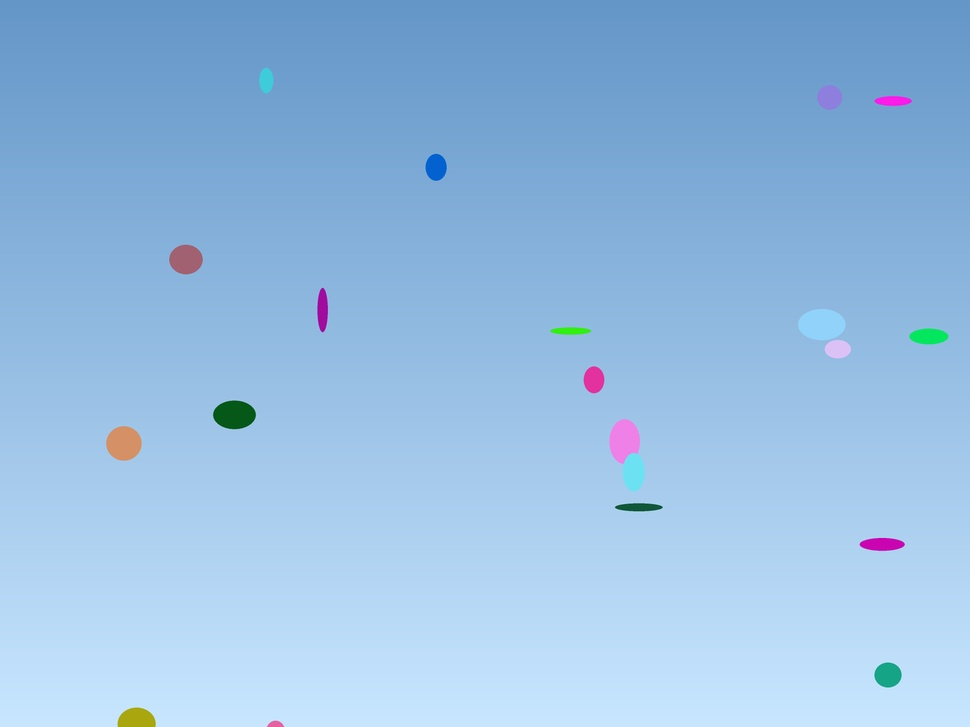
#> input picture unsolved/dome-ctf/files/IMG_4421.jpg, 970 x 727 px, shrunk from 4000 x 3000 before the run, found by its file name
$ python extract_blobs.py
#> lines starting #> are read from the running program, lines starting #| are printed output that depends on the picture; after the words box and inside, x2 and y2 are one past the last pixel; in counts of white or black regions, pixels touching at a corner belong together
import numpy as np
from PIL import Image
from scipy import ndimage

p = r"C:\Users\mayan\OneDrive\Desktop\ctf\dome ctf\IMG_4421.jpg"
im = Image.open(p).convert("RGB")
#> im is the input picture: PIL image 970x727 RGB; mean R, G, B 149.3, 188.6, 225.9
arr = np.array(im)
h, w, _ = arr.shape
#> h = 727; w = 970
print("image shape:", arr.shape)
#| image shape: (727, 970, 3)

# background is a vertical gradient of blue tones (low saturation-ish blueish).
# Identify background per-row by taking median color per row, then find pixels
# that deviate significantly from that row's background.
bg_per_row = np.median(arr, axis=1)  # (h,3)
#> bg_per_row = 727 rows, first 8: [100, 150, 199], [100, 150, 199], [100, 150, 199], [100, 150, 199], [100, 150, 199], [100, 150, 199], [100, 150, 199], [100, 150, 199]

diff = np.abs(arr.astype(int) - bg_per_row[:, None, :].astype(int)).sum(axis=2)
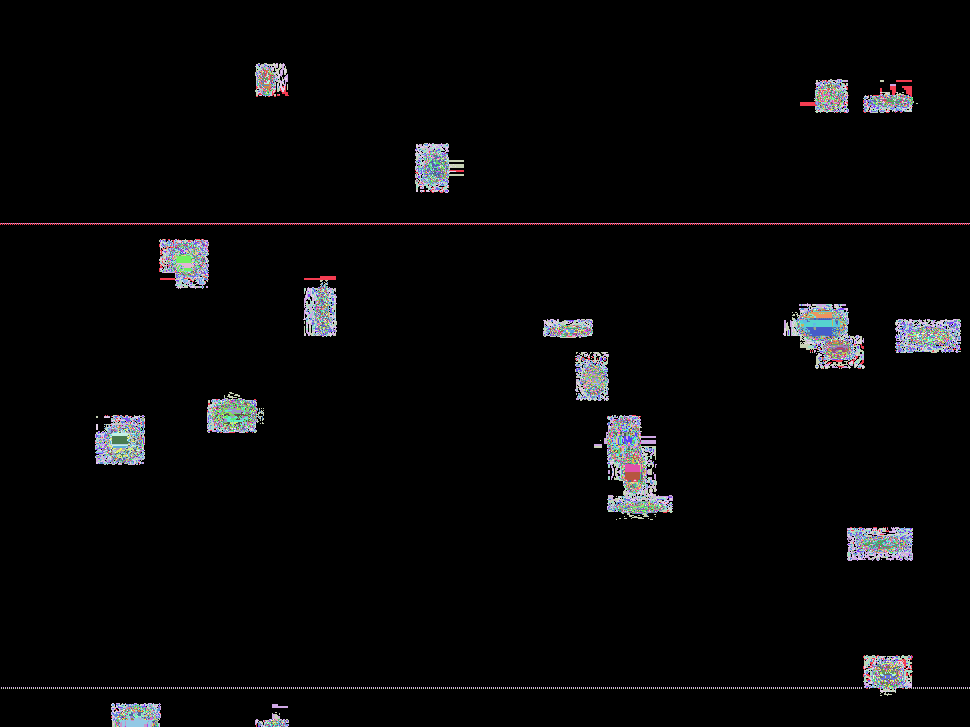
#> diff: shape (727, 970) int64; 453 distinct labels, from 0 to 501; one colour per label, 0 black
mask = diff > 40  # threshold
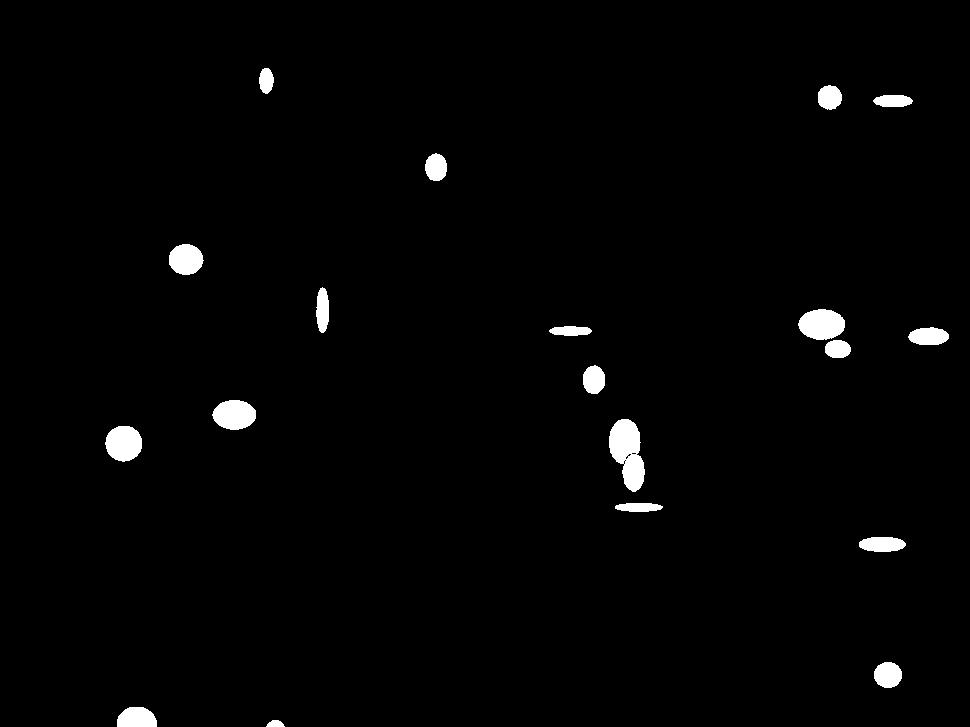
#> mask: shape (727, 970) bool; 1.7% white; 19 white regions, largest, box (x1, y1, x2, y2) and area: (609, 419, 645, 492) 1710, (798, 309, 845, 340) 1128, (105, 426, 142, 462) 1043

labeled, num = ndimage.label(mask)
#> labeled: shape (727, 970) int32; 20 distinct labels, from 0 to 19
#> num = 19
print("num blobs:", num)
#| num blobs: 19

blobs = []
for i in range(1, num+1):
    ys, xs = np.where(labeled == i)
    if len(xs) < 20:
        continue
    cx, cy = xs.mean(), ys.mean()
    colors = arr[ys, xs]
    # most common color (mode)
    uniq, counts = np.unique(colors.reshape(-1,3), axis=0, return_counts=True)
    dom = uniq[counts.argmax()]
    area = len(xs)
    w_box = xs.max()-xs.min()+1
    h_box = ys.max()-ys.min()+1
    blobs.append((cx, cy, tuple(int(c) for c in dom), area, w_box, h_box))
#> this loop made 19 passes
#> (cx, cy, dom, area, w_box, h_box) on passes 1 to 12: (265.9, 80.22, [63, 203, 218], 298, 15, 26), (829.3, 96.99, [141, 127, 222], 472, 24, 25), (892.6, 100.5, [253, 27, 233], 394, 40, 12), (435.7, 166.9, [3, 98, 208], 485, 22, 28), (185.5, 259, [161, 97, 113], 842, 35, 31), (322.2, 309.7, [160, 12, 158], 469, 13, 46), (821.3, 324, [145, 210, 250], 1128, 47, 31), (570.2, 330.5, [49, 240, 15], 338, 43, 10), (928.3, 336, [4, 231, 92], 578, 41, 18), (837.3, 348.6, [220, 193, 246], 385, 26, 18), (593.5, 379.3, [227, 49, 159], 509, 22, 29), (234, 414.4, [6, 88, 24], 1020, 44, 30)
#> after the loop, blobs = 19 items

blobs.sort(key=lambda b: (b[1], b[0]))
print("num significant blobs:", len(blobs))
#| num significant blobs: 19
for b in blobs:
    print(f"cx={b[0]:.1f} cy={b[1]:.1f} color=rgb{b[2]} hex=#{b[2][0]:02x}{b[2][1]:02x}{b[2][2]:02x} area={b[3]} w={b[4]} h={b[5]}")
#> this loop made 19 passes
#| cx=265.9 cy=80.2 color=rgb(63, 203, 218) hex=#3fcbda area=298 w=15 h=26
#| cx=829.3 cy=97.0 color=rgb(141, 127, 222) hex=#8d7fde area=472 w=24 h=25
#| cx=892.6 cy=100.5 color=rgb(253, 27, 233) hex=#fd1be9 area=394 w=40 h=12
#| cx=435.7 cy=166.9 color=rgb(3, 98, 208) hex=#0362d0 area=485 w=22 h=28
#| cx=185.5 cy=259.0 color=rgb(161, 97, 113) hex=#a16171 area=842 w=35 h=31
#| cx=322.2 cy=309.7 color=rgb(160, 12, 158) hex=#a00c9e area=469 w=13 h=46
#| cx=821.3 cy=324.0 color=rgb(145, 210, 250) hex=#91d2fa area=1128 w=47 h=31
#| cx=570.2 cy=330.5 color=rgb(49, 240, 15) hex=#31f00f area=338 w=43 h=10
#> (further printed lines are left out)
